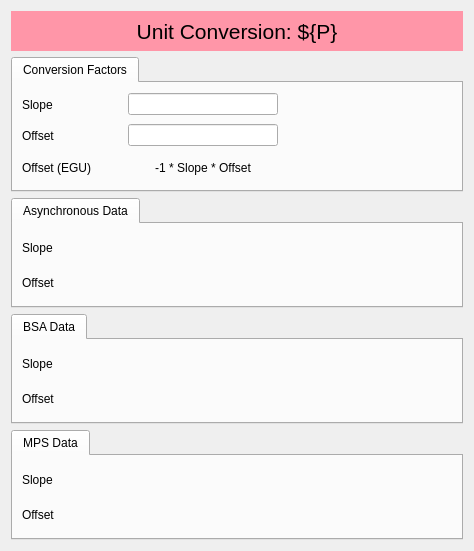
<?xml version="1.0" encoding="UTF-8"?>
<ui version="4.0">
 <class>Form</class>
 <widget class="QWidget" name="Form">
  <property name="geometry">
   <rect>
    <x>0</x>
    <y>0</y>
    <width>474</width>
    <height>551</height>
   </rect>
  </property>
  <property name="windowTitle">
   <string>MPS Unit Conversion</string>
  </property>
  <layout class="QVBoxLayout" name="verticalLayout_2">
   <item>
    <layout class="QVBoxLayout" name="verticalLayout">
     <item>
      <widget class="PyDMLabel" name="PyDMLabel">
       <property name="minimumSize">
        <size>
         <width>0</width>
         <height>40</height>
        </size>
       </property>
       <property name="maximumSize">
        <size>
         <width>16777215</width>
         <height>40</height>
        </size>
       </property>
       <property name="font">
        <font>
         <pointsize>16</pointsize>
        </font>
       </property>
       <property name="toolTip">
        <string/>
       </property>
       <property name="styleSheet">
        <string notr="true">background-color: rgb(255, 150, 168);</string>
       </property>
       <property name="text">
        <string>Unit Conversion: ${P}</string>
       </property>
       <property name="alignment">
        <set>Qt::AlignCenter</set>
       </property>
       <property name="rules" stdset="0">
        <string>[]</string>
       </property>
       <property name="precision" stdset="0">
        <number>0</number>
       </property>
       <property name="showUnits" stdset="0">
        <bool>false</bool>
       </property>
       <property name="precisionFromPV" stdset="0">
        <bool>true</bool>
       </property>
       <property name="alarmSensitiveContent" stdset="0">
        <bool>false</bool>
       </property>
       <property name="alarmSensitiveBorder" stdset="0">
        <bool>true</bool>
       </property>
       <property name="PyDMToolTip" stdset="0">
        <string/>
       </property>
       <property name="channel" stdset="0">
        <string/>
       </property>
      </widget>
     </item>
     <item>
      <widget class="QTabWidget" name="tabWidget">
       <property name="currentIndex">
        <number>0</number>
       </property>
       <widget class="QWidget" name="tab">
        <attribute name="title">
         <string>Conversion Factors</string>
        </attribute>
        <layout class="QGridLayout" name="gridLayout_2">
         <item row="0" column="1">
          <spacer name="horizontalSpacer">
           <property name="orientation">
            <enum>Qt::Horizontal</enum>
           </property>
           <property name="sizeHint" stdset="0">
            <size>
             <width>40</width>
             <height>20</height>
            </size>
           </property>
          </spacer>
         </item>
         <item row="0" column="0">
          <layout class="QGridLayout" name="gridLayout">
           <item row="0" column="0">
            <widget class="QLabel" name="label">
             <property name="minimumSize">
              <size>
               <width>100</width>
               <height>0</height>
              </size>
             </property>
             <property name="text">
              <string>Slope</string>
             </property>
            </widget>
           </item>
           <item row="2" column="0">
            <widget class="QLabel" name="label_3">
             <property name="minimumSize">
              <size>
               <width>100</width>
               <height>25</height>
              </size>
             </property>
             <property name="text">
              <string>Offset (EGU)</string>
             </property>
            </widget>
           </item>
           <item row="1" column="0">
            <widget class="QLabel" name="label_2">
             <property name="minimumSize">
              <size>
               <width>100</width>
               <height>0</height>
              </size>
             </property>
             <property name="text">
              <string>Offset</string>
             </property>
            </widget>
           </item>
           <item row="0" column="1">
            <widget class="PyDMLineEdit" name="PyDMLineEdit">
             <property name="minimumSize">
              <size>
               <width>150</width>
               <height>0</height>
              </size>
             </property>
             <property name="maximumSize">
              <size>
               <width>150</width>
               <height>16777215</height>
              </size>
             </property>
             <property name="toolTip">
              <string/>
             </property>
             <property name="showUnits" stdset="0">
              <bool>true</bool>
             </property>
             <property name="channel" stdset="0">
              <string>ca://${P}_SLOPE</string>
             </property>
            </widget>
           </item>
           <item row="1" column="1">
            <widget class="PyDMLineEdit" name="PyDMLineEdit_2">
             <property name="minimumSize">
              <size>
               <width>150</width>
               <height>0</height>
              </size>
             </property>
             <property name="maximumSize">
              <size>
               <width>150</width>
               <height>16777215</height>
              </size>
             </property>
             <property name="toolTip">
              <string/>
             </property>
             <property name="showUnits" stdset="0">
              <bool>true</bool>
             </property>
             <property name="channel" stdset="0">
              <string>ca://${P}_OFFSET</string>
             </property>
            </widget>
           </item>
           <item row="2" column="1">
            <widget class="QLabel" name="label_4">
             <property name="minimumSize">
              <size>
               <width>150</width>
               <height>25</height>
              </size>
             </property>
             <property name="text">
              <string>-1 * Slope * Offset</string>
             </property>
             <property name="alignment">
              <set>Qt::AlignCenter</set>
             </property>
            </widget>
           </item>
           <item row="0" column="2">
            <widget class="PyDMLabel" name="PyDMLabel_2">
             <property name="minimumSize">
              <size>
               <width>150</width>
               <height>25</height>
              </size>
             </property>
             <property name="maximumSize">
              <size>
               <width>16777215</width>
               <height>16777215</height>
              </size>
             </property>
             <property name="toolTip">
              <string/>
             </property>
             <property name="alignment">
              <set>Qt::AlignCenter</set>
             </property>
             <property name="showUnits" stdset="0">
              <bool>true</bool>
             </property>
             <property name="alarmSensitiveContent" stdset="0">
              <bool>true</bool>
             </property>
             <property name="channel" stdset="0">
              <string>ca://${P}_SLOPE</string>
             </property>
            </widget>
           </item>
           <item row="1" column="2">
            <widget class="PyDMLabel" name="PyDMLabel_3">
             <property name="minimumSize">
              <size>
               <width>150</width>
               <height>25</height>
              </size>
             </property>
             <property name="maximumSize">
              <size>
               <width>16777215</width>
               <height>16777215</height>
              </size>
             </property>
             <property name="toolTip">
              <string/>
             </property>
             <property name="alignment">
              <set>Qt::AlignCenter</set>
             </property>
             <property name="showUnits" stdset="0">
              <bool>true</bool>
             </property>
             <property name="alarmSensitiveContent" stdset="0">
              <bool>true</bool>
             </property>
             <property name="channel" stdset="0">
              <string>ca://${P}_OFFSET</string>
             </property>
            </widget>
           </item>
           <item row="2" column="2">
            <widget class="PyDMLabel" name="PyDMLabel_4">
             <property name="minimumSize">
              <size>
               <width>150</width>
               <height>25</height>
              </size>
             </property>
             <property name="maximumSize">
              <size>
               <width>16777215</width>
               <height>16777215</height>
              </size>
             </property>
             <property name="toolTip">
              <string/>
             </property>
             <property name="alignment">
              <set>Qt::AlignCenter</set>
             </property>
             <property name="showUnits" stdset="0">
              <bool>true</bool>
             </property>
             <property name="alarmSensitiveContent" stdset="0">
              <bool>true</bool>
             </property>
             <property name="channel" stdset="0">
              <string>ca://${P}_OFFSET_EGU</string>
             </property>
            </widget>
           </item>
          </layout>
         </item>
        </layout>
       </widget>
      </widget>
     </item>
     <item>
      <widget class="QTabWidget" name="tabWidget_2">
       <property name="currentIndex">
        <number>0</number>
       </property>
       <widget class="QWidget" name="tab_2">
        <attribute name="title">
         <string>Asynchronous Data</string>
        </attribute>
        <layout class="QGridLayout" name="gridLayout_4">
         <item row="0" column="0">
          <layout class="QGridLayout" name="gridLayout_3">
           <item row="0" column="0">
            <widget class="QLabel" name="label_5">
             <property name="minimumSize">
              <size>
               <width>100</width>
               <height>0</height>
              </size>
             </property>
             <property name="text">
              <string>Slope</string>
             </property>
            </widget>
           </item>
           <item row="1" column="0">
            <widget class="QLabel" name="label_6">
             <property name="minimumSize">
              <size>
               <width>100</width>
               <height>0</height>
              </size>
             </property>
             <property name="text">
              <string>Offset</string>
             </property>
            </widget>
           </item>
           <item row="0" column="1">
            <widget class="PyDMLabel" name="PyDMLabel_5">
             <property name="minimumSize">
              <size>
               <width>150</width>
               <height>25</height>
              </size>
             </property>
             <property name="toolTip">
              <string/>
             </property>
             <property name="alignment">
              <set>Qt::AlignCenter</set>
             </property>
             <property name="precision" stdset="0">
              <number>5</number>
             </property>
             <property name="showUnits" stdset="0">
              <bool>true</bool>
             </property>
             <property name="precisionFromPV" stdset="0">
              <bool>false</bool>
             </property>
             <property name="alarmSensitiveContent" stdset="0">
              <bool>true</bool>
             </property>
             <property name="channel" stdset="0">
              <string>ca://${P}.ASLO</string>
             </property>
            </widget>
           </item>
           <item row="1" column="1">
            <widget class="PyDMLabel" name="PyDMLabel_6">
             <property name="minimumSize">
              <size>
               <width>150</width>
               <height>25</height>
              </size>
             </property>
             <property name="toolTip">
              <string/>
             </property>
             <property name="alignment">
              <set>Qt::AlignCenter</set>
             </property>
             <property name="precision" stdset="0">
              <number>5</number>
             </property>
             <property name="showUnits" stdset="0">
              <bool>true</bool>
             </property>
             <property name="precisionFromPV" stdset="0">
              <bool>false</bool>
             </property>
             <property name="alarmSensitiveContent" stdset="0">
              <bool>true</bool>
             </property>
             <property name="channel" stdset="0">
              <string>ca://${P}.AOFF</string>
             </property>
            </widget>
           </item>
          </layout>
         </item>
         <item row="0" column="1">
          <spacer name="horizontalSpacer_2">
           <property name="orientation">
            <enum>Qt::Horizontal</enum>
           </property>
           <property name="sizeHint" stdset="0">
            <size>
             <width>40</width>
             <height>20</height>
            </size>
           </property>
          </spacer>
         </item>
        </layout>
       </widget>
      </widget>
     </item>
     <item>
      <widget class="QTabWidget" name="tabWidget_3">
       <property name="currentIndex">
        <number>0</number>
       </property>
       <widget class="QWidget" name="tab_3">
        <attribute name="title">
         <string>BSA Data</string>
        </attribute>
        <layout class="QGridLayout" name="gridLayout_5">
         <item row="0" column="0">
          <layout class="QGridLayout" name="gridLayout_6">
           <item row="0" column="0">
            <widget class="QLabel" name="label_7">
             <property name="minimumSize">
              <size>
               <width>100</width>
               <height>0</height>
              </size>
             </property>
             <property name="text">
              <string>Slope</string>
             </property>
            </widget>
           </item>
           <item row="1" column="0">
            <widget class="QLabel" name="label_8">
             <property name="minimumSize">
              <size>
               <width>100</width>
               <height>0</height>
              </size>
             </property>
             <property name="text">
              <string>Offset</string>
             </property>
            </widget>
           </item>
           <item row="0" column="1">
            <widget class="PyDMLabel" name="PyDMLabel_7">
             <property name="minimumSize">
              <size>
               <width>150</width>
               <height>25</height>
              </size>
             </property>
             <property name="toolTip">
              <string/>
             </property>
             <property name="alignment">
              <set>Qt::AlignCenter</set>
             </property>
             <property name="precision" stdset="0">
              <number>5</number>
             </property>
             <property name="showUnits" stdset="0">
              <bool>true</bool>
             </property>
             <property name="precisionFromPV" stdset="0">
              <bool>false</bool>
             </property>
             <property name="alarmSensitiveContent" stdset="0">
              <bool>true</bool>
             </property>
             <property name="channel" stdset="0">
              <string>ca://${P}_SLOPE_BSA</string>
             </property>
            </widget>
           </item>
           <item row="1" column="1">
            <widget class="PyDMLabel" name="PyDMLabel_8">
             <property name="minimumSize">
              <size>
               <width>150</width>
               <height>25</height>
              </size>
             </property>
             <property name="toolTip">
              <string/>
             </property>
             <property name="alignment">
              <set>Qt::AlignCenter</set>
             </property>
             <property name="precision" stdset="0">
              <number>5</number>
             </property>
             <property name="showUnits" stdset="0">
              <bool>true</bool>
             </property>
             <property name="precisionFromPV" stdset="0">
              <bool>false</bool>
             </property>
             <property name="alarmSensitiveContent" stdset="0">
              <bool>true</bool>
             </property>
             <property name="channel" stdset="0">
              <string>ca://${P}_OFFSET_BSA</string>
             </property>
            </widget>
           </item>
          </layout>
         </item>
         <item row="0" column="1">
          <spacer name="horizontalSpacer_3">
           <property name="orientation">
            <enum>Qt::Horizontal</enum>
           </property>
           <property name="sizeHint" stdset="0">
            <size>
             <width>40</width>
             <height>20</height>
            </size>
           </property>
          </spacer>
         </item>
        </layout>
       </widget>
      </widget>
     </item>
     <item>
      <widget class="QTabWidget" name="tabWidget_4">
       <property name="currentIndex">
        <number>0</number>
       </property>
       <widget class="QWidget" name="tab_4">
        <attribute name="title">
         <string>MPS Data</string>
        </attribute>
        <layout class="QGridLayout" name="gridLayout_7">
         <item row="0" column="0">
          <layout class="QGridLayout" name="gridLayout_8">
           <item row="0" column="0">
            <widget class="QLabel" name="label_9">
             <property name="minimumSize">
              <size>
               <width>100</width>
               <height>0</height>
              </size>
             </property>
             <property name="text">
              <string>Slope</string>
             </property>
            </widget>
           </item>
           <item row="1" column="0">
            <widget class="QLabel" name="label_10">
             <property name="minimumSize">
              <size>
               <width>100</width>
               <height>0</height>
              </size>
             </property>
             <property name="text">
              <string>Offset</string>
             </property>
            </widget>
           </item>
           <item row="0" column="1">
            <widget class="PyDMLabel" name="PyDMLabel_9">
             <property name="minimumSize">
              <size>
               <width>150</width>
               <height>25</height>
              </size>
             </property>
             <property name="toolTip">
              <string/>
             </property>
             <property name="alignment">
              <set>Qt::AlignCenter</set>
             </property>
             <property name="showUnits" stdset="0">
              <bool>true</bool>
             </property>
             <property name="alarmSensitiveContent" stdset="0">
              <bool>true</bool>
             </property>
             <property name="channel" stdset="0">
              <string>ca://${P}_FWSLO</string>
             </property>
            </widget>
           </item>
           <item row="1" column="1">
            <widget class="PyDMLabel" name="PyDMLabel_10">
             <property name="minimumSize">
              <size>
               <width>150</width>
               <height>25</height>
              </size>
             </property>
             <property name="toolTip">
              <string/>
             </property>
             <property name="alignment">
              <set>Qt::AlignCenter</set>
             </property>
             <property name="showUnits" stdset="0">
              <bool>true</bool>
             </property>
             <property name="alarmSensitiveContent" stdset="0">
              <bool>true</bool>
             </property>
             <property name="channel" stdset="0">
              <string>ca://${P}_FWOFF</string>
             </property>
            </widget>
           </item>
          </layout>
         </item>
         <item row="0" column="1">
          <spacer name="horizontalSpacer_4">
           <property name="orientation">
            <enum>Qt::Horizontal</enum>
           </property>
           <property name="sizeHint" stdset="0">
            <size>
             <width>40</width>
             <height>20</height>
            </size>
           </property>
          </spacer>
         </item>
        </layout>
       </widget>
      </widget>
     </item>
    </layout>
   </item>
  </layout>
 </widget>
 <customwidgets>
  <customwidget>
   <class>PyDMLabel</class>
   <extends>QLabel</extends>
   <header>pydm.widgets.label</header>
  </customwidget>
  <customwidget>
   <class>PyDMLineEdit</class>
   <extends>QLineEdit</extends>
   <header>pydm.widgets.line_edit</header>
  </customwidget>
 </customwidgets>
 <resources/>
 <connections/>
</ui>
